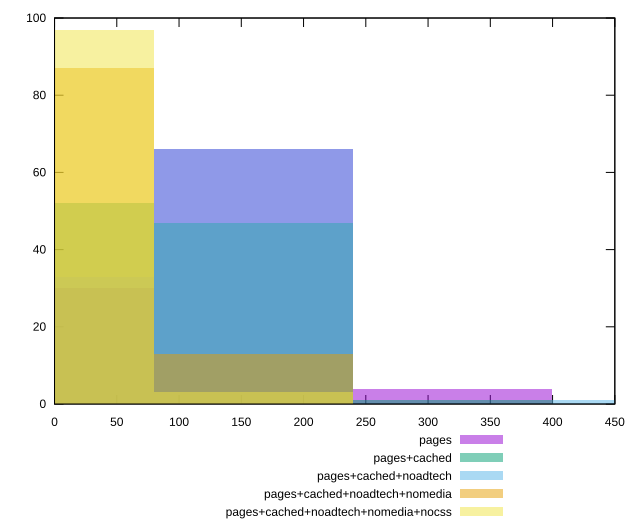

The gnuplot source for this figure:
reset

$pages <<EOF
159.84716189727877 66
0 30
319.69432379455753 4
EOF

$pagesCached <<EOF
159.84716189727877 47
0 52
319.69432379455753 1
EOF

$pagesCachedNoadtech <<EOF
479.54148569183633 1
0 33
159.84716189727877 66
EOF

$pagesCachedNoadtechNomedia <<EOF
159.84716189727877 13
0 87
EOF

$pagesCachedNoadtechNomediaNocss <<EOF
0 97
159.84716189727877 3
EOF

set key outside below
set boxwidth 159.84716189727877
set xrange [0:450]
set yrange [0:100]
set trange [0:100]
set style fill transparent solid 0.5 noborder
set terminal svg size 640, 530 enhanced background rgb 'white'
set output "report_00018_2021-02-10T15-25-16.877Z/uses-http2/comparison/histogram/all_raw.svg"

plot $pages title "pages" with boxes, \
     $pagesCached title "pages+cached" with boxes, \
     $pagesCachedNoadtech title "pages+cached+noadtech" with boxes, \
     $pagesCachedNoadtechNomedia title "pages+cached+noadtech+nomedia" with boxes, \
     $pagesCachedNoadtechNomediaNocss title "pages+cached+noadtech+nomedia+nocss" with boxes

reset
